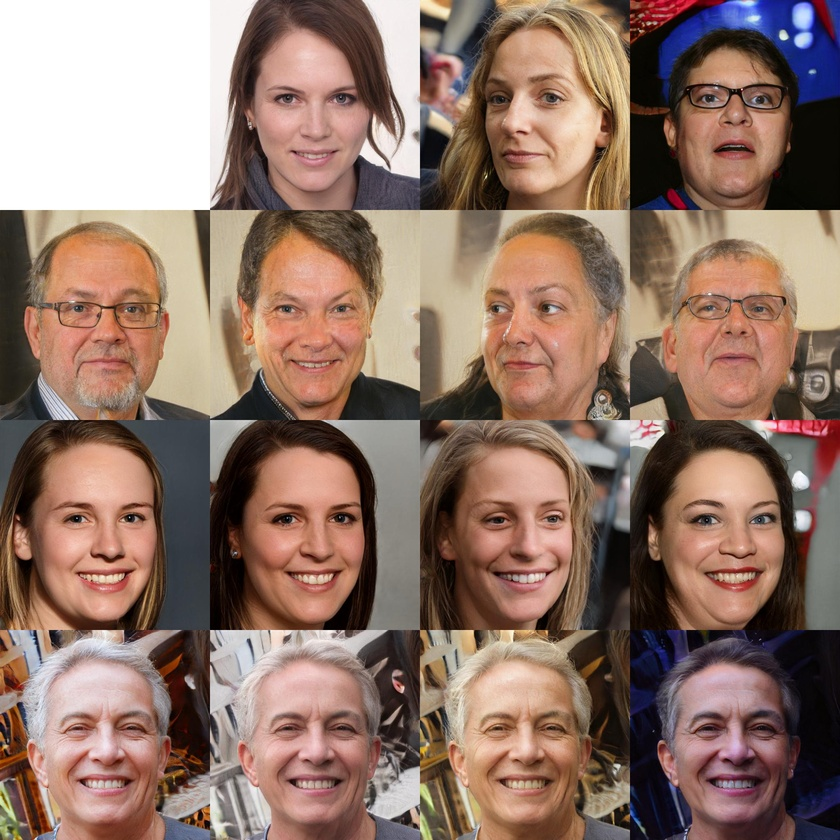
%> input picture images/style_mixing.jpg, 840 x 840 px, shrunk from 2048 x 2048 before the run
$ octave --eval "result = padAndDetect(imread('../../../images/style_mixing.jpg'));"   (GNU Octave 9; MATLAB toolbox functions it lacks are replaced by stand-ins)
%> lines starting %> are read from the running program, lines starting %| are printed output that depends on the picture
function [im, landmarks] = padAndDetect(im)
    padSize = 50;
    im2 = padarray(im, [padSize, padSize], "symmetric");
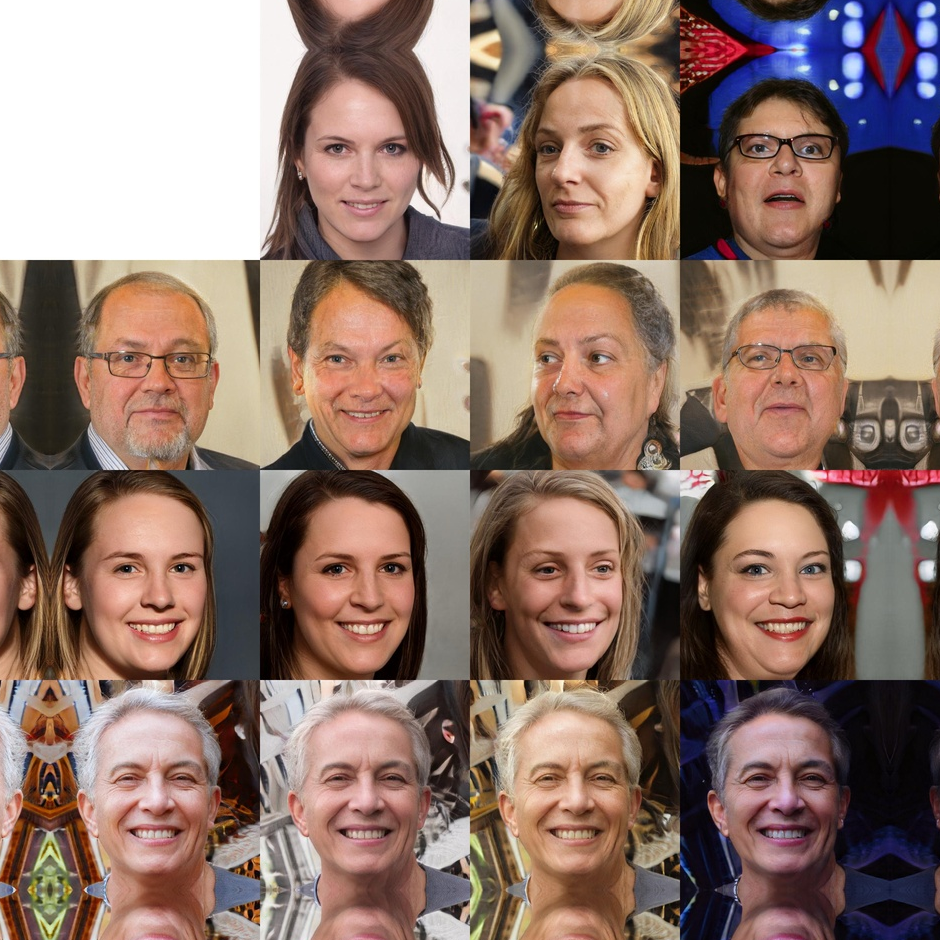
%> im2: size 940x940x3 uint8; mean R, G, B 140.6, 115.6, 105.4

    im2 = imgaussfilt(im2, 10);
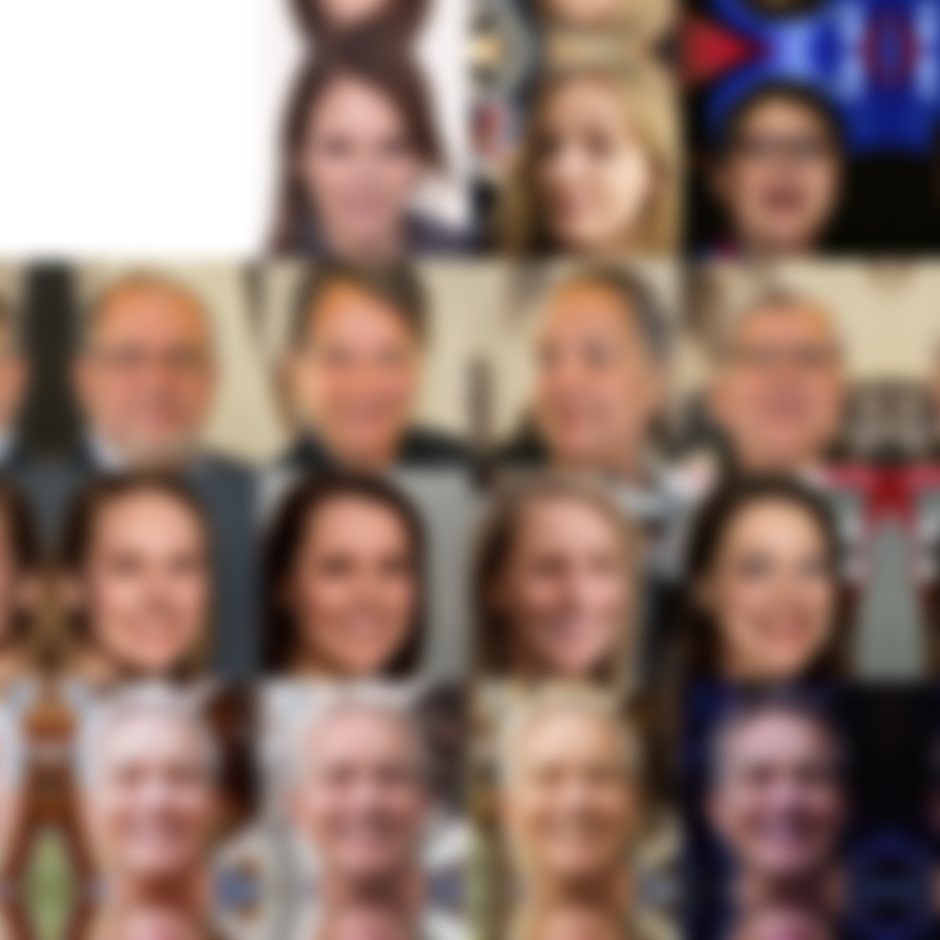
%> im2: size 940x940x3 uint8; mean R, G, B 140.6, 115.6, 105.4; mean of the top-left, top-right, bottom-left and bottom-right quarters 168.7, 109.6, 114.4, 89.5
    imSize = size(im);
%> imSize = [840 840 3]
    im2(padSize:padSize+imSize(1)-1, padSize:padSize+imSize(2)-1, :) = im;
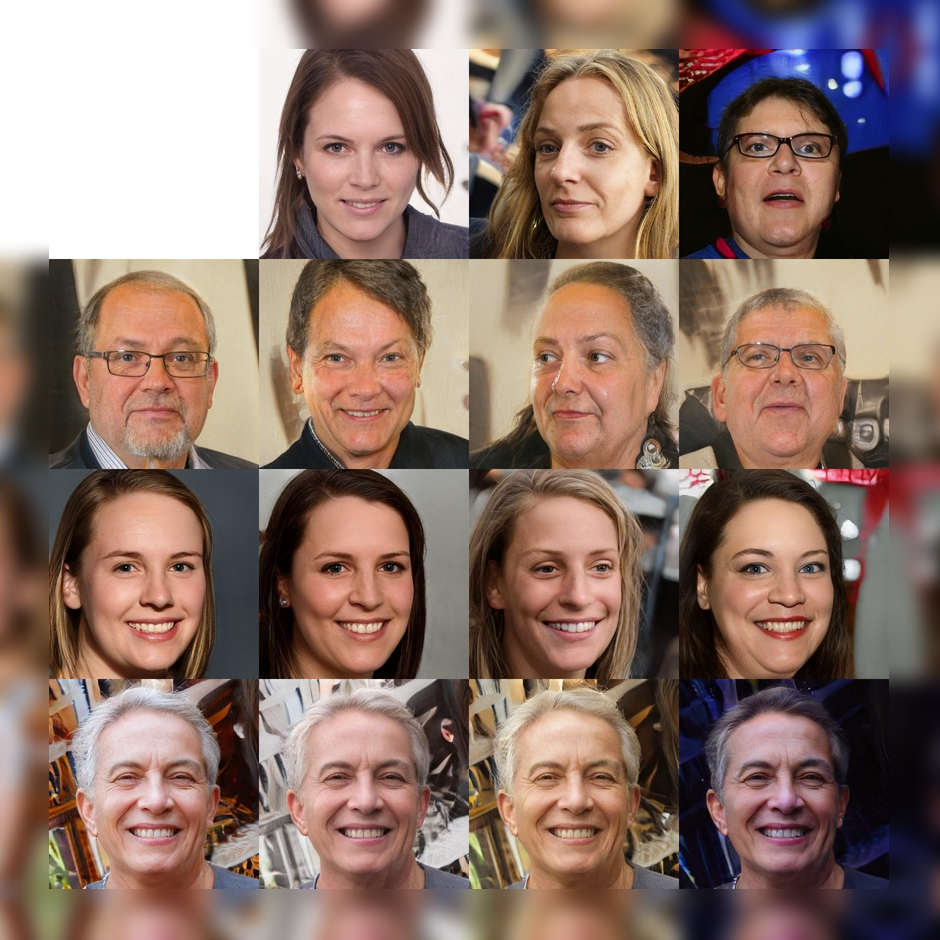
%> im2: size 940x940x3 uint8; mean R, G, B 140.5, 115.5, 105.3
    im = im2;

%> (the run ends here)
